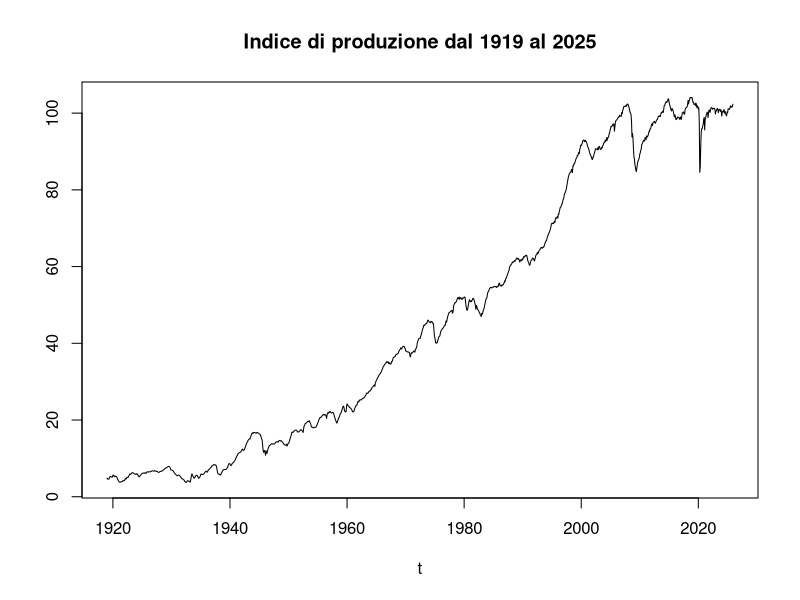
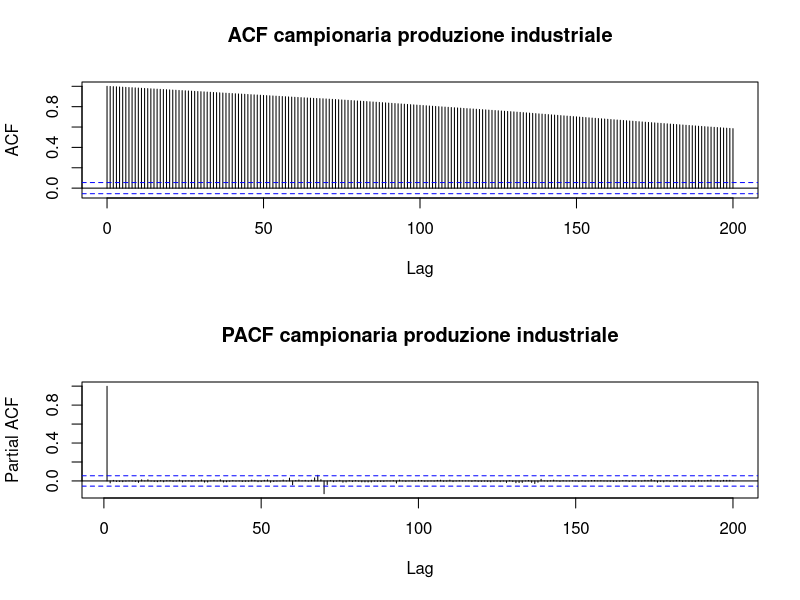
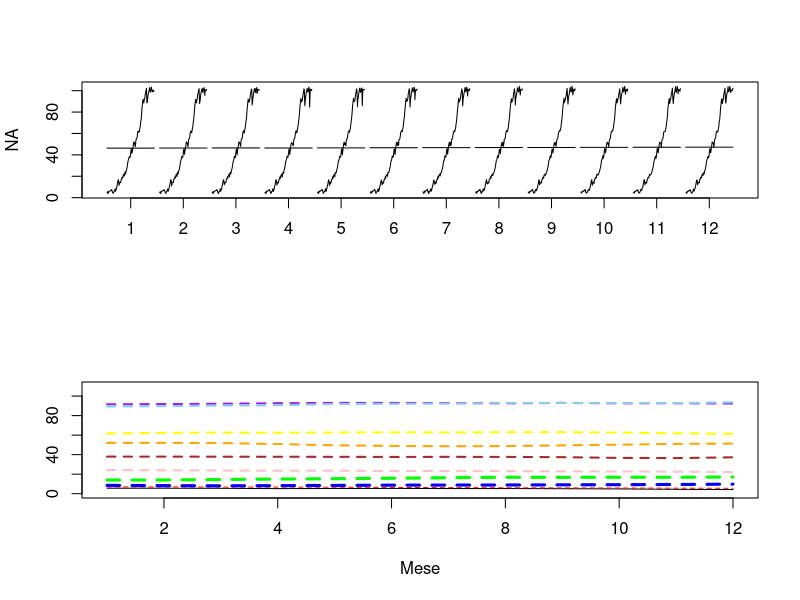
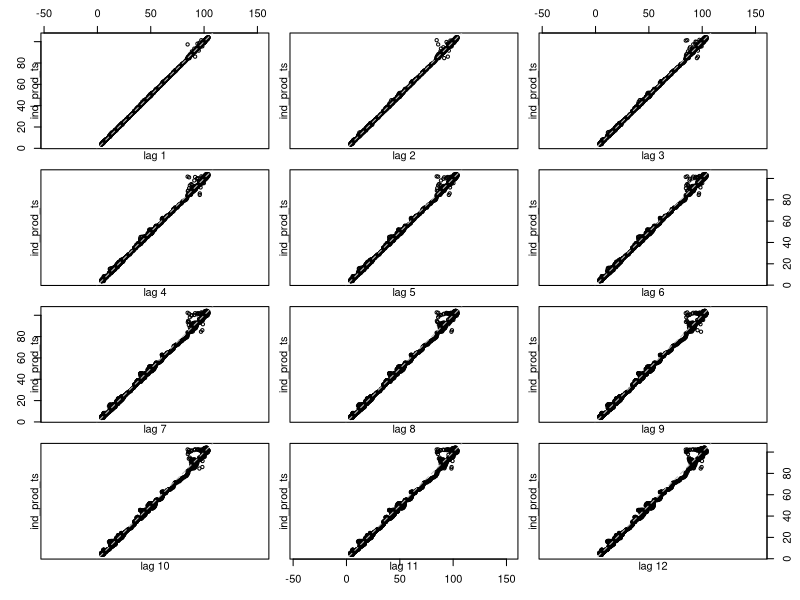
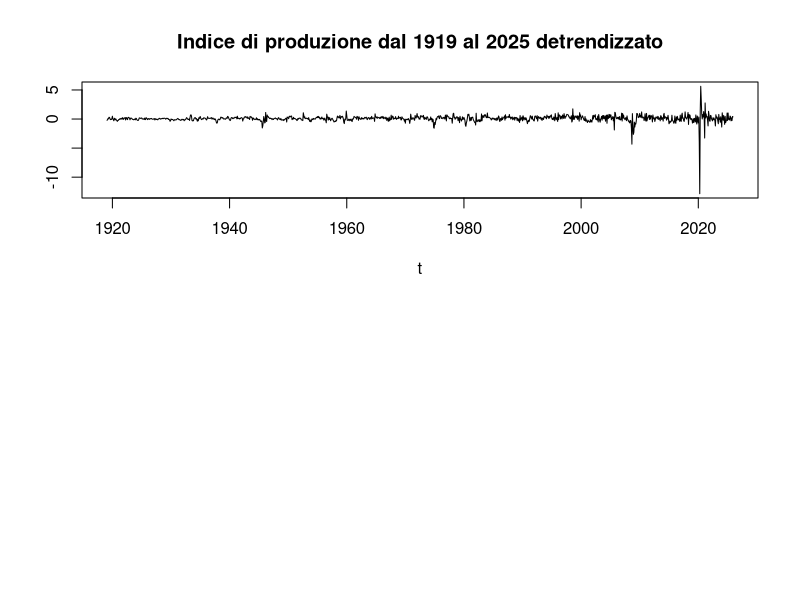
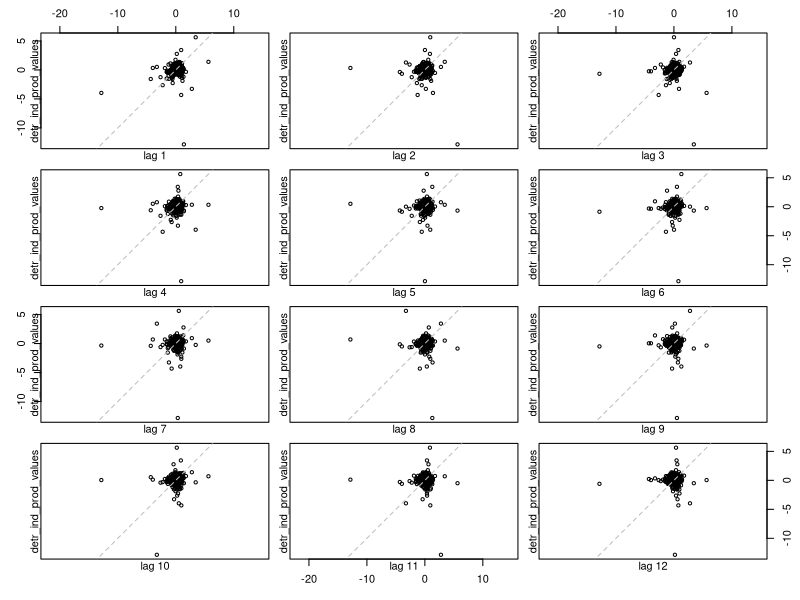
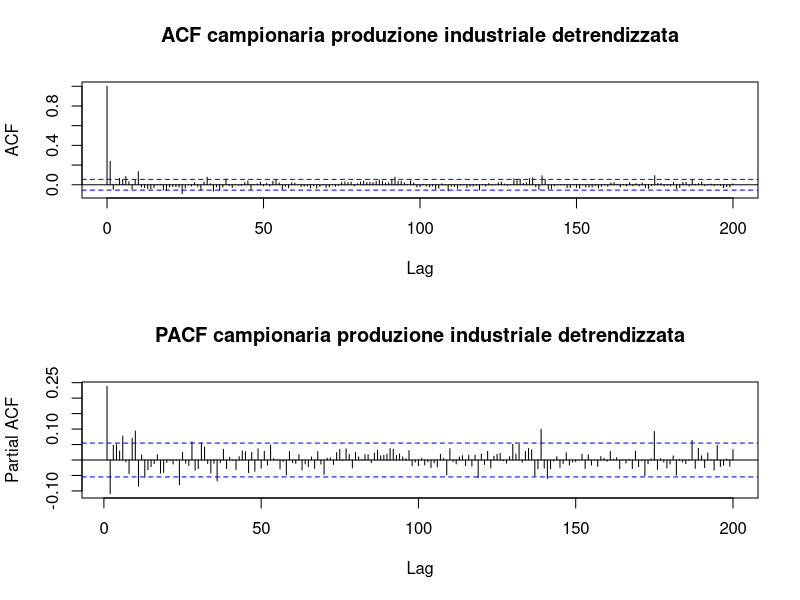
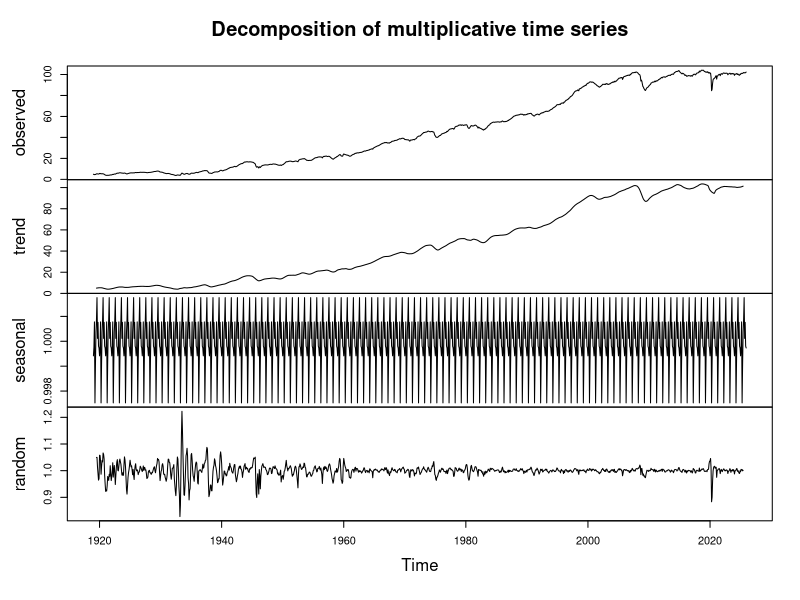

These figures' R source, in order:
#estraggo i dati dal file
ind_prod <- read.csv("./INDPRO.csv", sep=",")
ind_prod_values <- ind_prod$INDPRO
dates <- as.Date(ind_prod$observation_date, format="%Y-%m-%d")

#mostro i valori della serie temporale
plot(dates, ind_prod_values, type="l", xlab="t", ylab="", main="Indice di produzione dal 1919 al 2025")

#disegno il correlogramma
par(mfrow=c(2,1))
acf(ind_prod_values, lag.max=200, main="ACF campionaria produzione industriale")
pacf(ind_prod_values, lag.max=200, main="PACF campionaria produzione industriale")

#traccio il monthplot
monthplot(ind_prod_values)

#disegno il seasonal plot
ind_prod_ts <- ts(ind_prod_values, start=c(1919,1), frequency=12)

y1 <- window(ind_prod_ts, start=c(1920,1), end=c(1920,12))
y2 <- window(ind_prod_ts, start=c(1930,1), end=c(1930,12))
y3 <- window(ind_prod_ts, start=c(1940,1), end=c(1940,12))
y4 <- window(ind_prod_ts, start=c(1950,1), end=c(1950,12))
y5 <- window(ind_prod_ts, start=c(1960,1), end=c(1960,12))
y6 <- window(ind_prod_ts, start=c(1970,1), end=c(1970,12))
y7 <- window(ind_prod_ts, start=c(1980,1), end=c(1980,12))
y8 <- window(ind_prod_ts, start=c(1990,1), end=c(1990,12))
y9 <- window(ind_prod_ts, start=c(2000,1), end=c(2000,12))
y10 <- window(ind_prod_ts, start=c(2010,1), end=c(2010,12))

range(ind_prod_ts)

x <- seq(1, 12, 1)
matplot(x, y1, type="l", ylim=c(0,110), ylab="", xlab="Mese")
lines(x, y2, type="l", lty=2, col="red")
lines(x, y3, type="l", lty=2, col="blue", lwd=3)
lines(x, y4, type="l", lty=2, col="green", lwd=3)
lines(x, y5, type="l", lty=2, col="pink", lwd=2)
lines(x, y6, type="l", lty=2, col="brown", lwd=2)
lines(x, y7, type="l", lty=2, col="orange", lwd=2)
lines(x, y8, type="l", lty=2, col="yellow", lwd=2)
lines(x, y9, type="l", lty=2, col="purple", lwd=2)
lines(x, y10, type="l", lty=2, col="skyblue", lwd=2)

#disegno il lag plot
lag.plot(ind_prod_ts, set.lags=1:12, type="p", do.lines=FALSE)

#detrendizzo la serie temporale
detr_ind_prod_values <- diff(ind_prod_values, lag=1, diff=1)
plot(dates[-1], detr_ind_prod_values, type="l", xlab="t", ylab="", main="Indice di produzione dal 1919 al 2025 detrendizzato")

#disegno il lag plot
lag.plot(detr_ind_prod_values, set.lags=1:12, type="p", do.lines=FALSE)

#disegno i correlogrammi della serie temporale
par(mfrow=c(2,1))
acf(detr_ind_prod_values, lag.max=200, main="ACF campionaria produzione industriale detrendizzata")
pacf(detr_ind_prod_values, lag.max=200, main="PACF campionaria produzione industriale detrendizzata")

#eseguo il test di Ljung-Box
Box.test(detr_ind_prod_values, lag=20, type="Ljung-Box")

#elimino trend e stagionalità della serie usando un modello additivo
detr_ind_prod_values <- decompose(ind_prod_ts, type="multiplicative")
plot(detr_ind_prod_values)

#disegno i correlogrammi della serie temporale
serie_pulita <- na.omit(detr_ind_prod_values$random)
par(mfrow=c(2,1))
acf(serie_pulita, lag.max=120, main="ACF campionaria produzione industriale detrendizzata")
pacf(serie_pulita, lag.max=120, main="PACF campionaria produzione industriale detrendizzata")

#eseguo test di Ljung-Box
Box.test(serie_pulita, lag=20, type="Ljung-Box")
